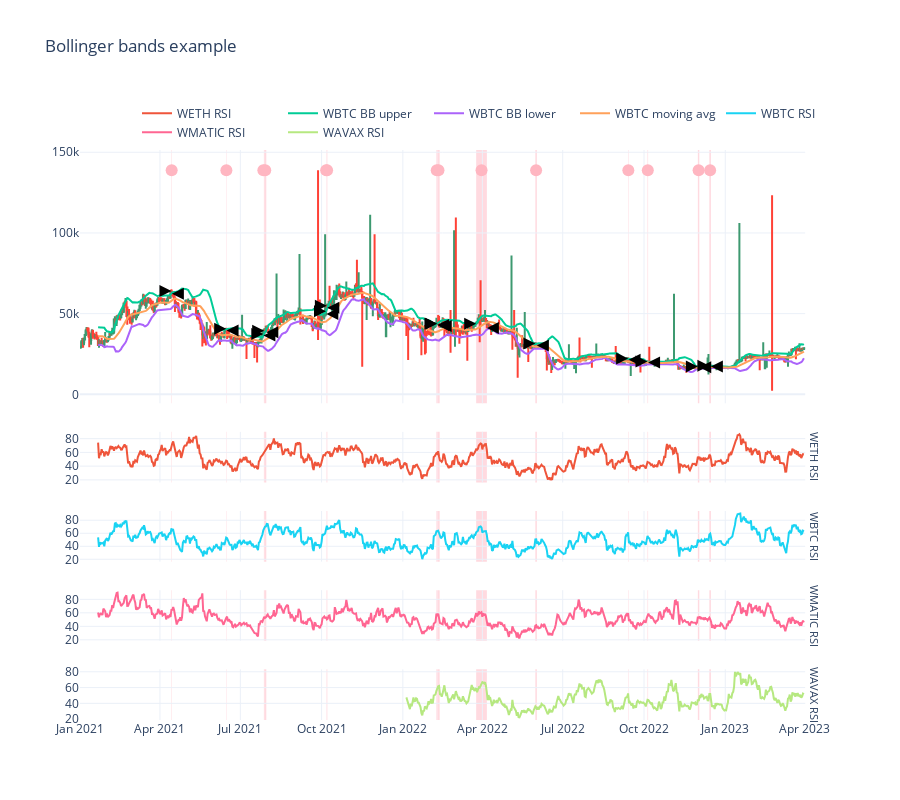

Notebook code for this chart:
### Markdown cell above
### Position chart

- Visualise individual positions over the price timeline

- Hover your mouse on the position marker circle to get its underlying details

- Positions closed for profit are marked green while losing ones are red

### Code cell
examined_candles = universe.universe.candles.get_candles_by_pair(examined_pair.internal_id)

figure2 = visualise_single_pair_positions_with_duration_and_slippage(
    state,
    examined_candles,
    start_at=START_AT,
    end_at=END_AT,
)

figure2.show()
